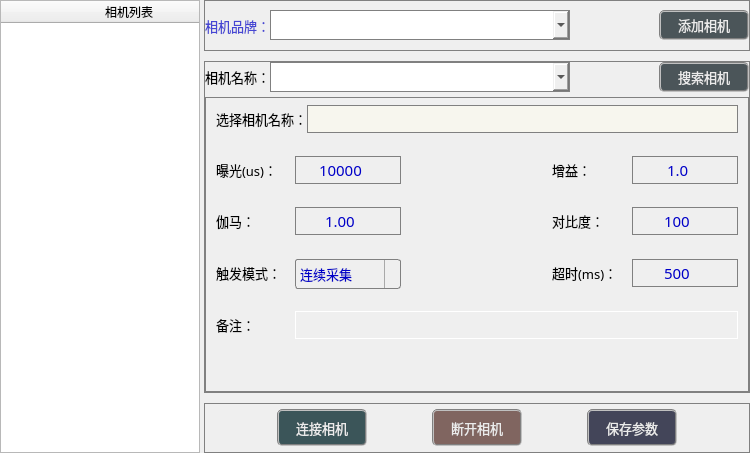
<?xml version="1.0" encoding="UTF-8"?>
<ui version="4.0">
 <class>FramCameraSetParamClass</class>
 <widget class="QDialog" name="FramCameraSetParamClass">
  <property name="geometry">
   <rect>
    <x>0</x>
    <y>0</y>
    <width>750</width>
    <height>453</height>
   </rect>
  </property>
  <property name="minimumSize">
   <size>
    <width>750</width>
    <height>430</height>
   </size>
  </property>
  <property name="maximumSize">
   <size>
    <width>16777215</width>
    <height>16777215</height>
   </size>
  </property>
  <property name="windowTitle">
   <string>FramCameraSetParam</string>
  </property>
  <layout class="QGridLayout" name="gridLayout_3">
   <property name="leftMargin">
    <number>0</number>
   </property>
   <property name="topMargin">
    <number>0</number>
   </property>
   <property name="rightMargin">
    <number>0</number>
   </property>
   <property name="bottomMargin">
    <number>0</number>
   </property>
   <property name="spacing">
    <number>0</number>
   </property>
   <item row="0" column="0" rowspan="2" colspan="2">
    <layout class="QHBoxLayout" name="horizontalLayout" stretch="0,0">
     <property name="spacing">
      <number>4</number>
     </property>
     <item>
      <layout class="QVBoxLayout" name="verticalLayout">
       <item>
        <widget class="QTableWidget" name="tableWidget">
         <property name="sizePolicy">
          <sizepolicy hsizetype="Fixed" vsizetype="Expanding">
           <horstretch>0</horstretch>
           <verstretch>0</verstretch>
          </sizepolicy>
         </property>
         <property name="maximumSize">
          <size>
           <width>200</width>
           <height>16777215</height>
          </size>
         </property>
         <property name="styleSheet">
          <string notr="true"/>
         </property>
         <property name="horizontalScrollBarPolicy">
          <enum>Qt::ScrollBarAsNeeded</enum>
         </property>
         <property name="gridStyle">
          <enum>Qt::DashLine</enum>
         </property>
         <property name="rowCount">
          <number>0</number>
         </property>
         <property name="columnCount">
          <number>1</number>
         </property>
         <attribute name="horizontalHeaderDefaultSectionSize">
          <number>256</number>
         </attribute>
         <column>
          <property name="text">
           <string>相机列表</string>
          </property>
          <property name="font">
           <font>
            <family>微软雅黑</family>
           </font>
          </property>
         </column>
        </widget>
       </item>
      </layout>
     </item>
     <item>
      <layout class="QGridLayout" name="gridLayout" rowstretch="0,0,0" rowminimumheight="0,0,0">
       <property name="spacing">
        <number>10</number>
       </property>
       <item row="1" column="0">
        <layout class="QHBoxLayout" name="horizontalLayout_3">
         <item>
          <widget class="QFrame" name="frame_2">
           <property name="sizePolicy">
            <sizepolicy hsizetype="Preferred" vsizetype="Preferred">
             <horstretch>0</horstretch>
             <verstretch>0</verstretch>
            </sizepolicy>
           </property>
           <property name="minimumSize">
            <size>
             <width>0</width>
             <height>0</height>
            </size>
           </property>
           <property name="styleSheet">
            <string notr="true">border: 1px solid gray;</string>
           </property>
           <property name="frameShape">
            <enum>QFrame::StyledPanel</enum>
           </property>
           <property name="frameShadow">
            <enum>QFrame::Raised</enum>
           </property>
           <layout class="QVBoxLayout" name="verticalLayout_3">
            <property name="spacing">
             <number>0</number>
            </property>
            <property name="leftMargin">
             <number>0</number>
            </property>
            <property name="topMargin">
             <number>0</number>
            </property>
            <property name="rightMargin">
             <number>0</number>
            </property>
            <property name="bottomMargin">
             <number>0</number>
            </property>
            <item>
             <layout class="QHBoxLayout" name="horizontalLayout_7">
              <property name="spacing">
               <number>0</number>
              </property>
              <property name="leftMargin">
               <number>0</number>
              </property>
              <property name="rightMargin">
               <number>0</number>
              </property>
              <item>
               <widget class="QLabel" name="label_2">
                <property name="sizePolicy">
                 <sizepolicy hsizetype="Fixed" vsizetype="Preferred">
                  <horstretch>0</horstretch>
                  <verstretch>0</verstretch>
                 </sizepolicy>
                </property>
                <property name="minimumSize">
                 <size>
                  <width>65</width>
                  <height>0</height>
                 </size>
                </property>
                <property name="maximumSize">
                 <size>
                  <width>65</width>
                  <height>16777215</height>
                 </size>
                </property>
                <property name="font">
                 <font>
                  <family>微软雅黑</family>
                  <pointsize>10</pointsize>
                 </font>
                </property>
                <property name="styleSheet">
                 <string notr="true">color: rgb(0, 0, 0);
border:none;</string>
                </property>
                <property name="text">
                 <string>相机名称：</string>
                </property>
               </widget>
              </item>
              <item>
               <widget class="QComboBox" name="comboCameraName">
                <property name="sizePolicy">
                 <sizepolicy hsizetype="Preferred" vsizetype="Preferred">
                  <horstretch>0</horstretch>
                  <verstretch>0</verstretch>
                 </sizepolicy>
                </property>
                <property name="minimumSize">
                 <size>
                  <width>300</width>
                  <height>30</height>
                 </size>
                </property>
                <property name="maximumSize">
                 <size>
                  <width>300</width>
                  <height>30</height>
                 </size>
                </property>
                <property name="font">
                 <font>
                  <family>微软雅黑</family>
                  <pointsize>10</pointsize>
                 </font>
                </property>
                <property name="styleSheet">
                 <string notr="true"/>
                </property>
               </widget>
              </item>
              <item>
               <spacer name="horizontalSpacer_8">
                <property name="orientation">
                 <enum>Qt::Horizontal</enum>
                </property>
                <property name="sizeType">
                 <enum>QSizePolicy::Expanding</enum>
                </property>
                <property name="sizeHint" stdset="0">
                 <size>
                  <width>15</width>
                  <height>20</height>
                 </size>
                </property>
               </spacer>
              </item>
              <item>
               <widget class="QPushButton" name="btnSearchCamera">
                <property name="sizePolicy">
                 <sizepolicy hsizetype="Fixed" vsizetype="Fixed">
                  <horstretch>0</horstretch>
                  <verstretch>0</verstretch>
                 </sizepolicy>
                </property>
                <property name="minimumSize">
                 <size>
                  <width>90</width>
                  <height>30</height>
                 </size>
                </property>
                <property name="maximumSize">
                 <size>
                  <width>90</width>
                  <height>30</height>
                 </size>
                </property>
                <property name="font">
                 <font>
                  <family>微软雅黑</family>
                  <pointsize>10</pointsize>
                 </font>
                </property>
                <property name="styleSheet">
                 <string notr="true">QWidget{ background-color: rgba(29, 42, 47, 200);}
QWidget{ color: rgb(235, 235, 235);}
QWidget{ border: 2px groove gray;border-radius: 5px;padding: 2px 4px;}
QPushButton:hover{ background-color: rgb(29, 62, 52);}
QPushButton:pressed{background-color: rgb(29, 82, 72);}</string>
                </property>
                <property name="text">
                 <string>搜索相机</string>
                </property>
               </widget>
              </item>
             </layout>
            </item>
            <item>
             <spacer name="verticalSpacer_3">
              <property name="orientation">
               <enum>Qt::Vertical</enum>
              </property>
              <property name="sizeType">
               <enum>QSizePolicy::Fixed</enum>
              </property>
              <property name="sizeHint" stdset="0">
               <size>
                <width>20</width>
                <height>5</height>
               </size>
              </property>
             </spacer>
            </item>
            <item>
             <widget class="QFrame" name="frame_4">
              <property name="sizePolicy">
               <sizepolicy hsizetype="Preferred" vsizetype="Fixed">
                <horstretch>0</horstretch>
                <verstretch>0</verstretch>
               </sizepolicy>
              </property>
              <property name="minimumSize">
               <size>
                <width>0</width>
                <height>295</height>
               </size>
              </property>
              <property name="styleSheet">
               <string notr="true"/>
              </property>
              <property name="frameShape">
               <enum>QFrame::StyledPanel</enum>
              </property>
              <property name="frameShadow">
               <enum>QFrame::Raised</enum>
              </property>
              <layout class="QGridLayout" name="gridLayout_2">
               <property name="leftMargin">
                <number>10</number>
               </property>
               <property name="topMargin">
                <number>7</number>
               </property>
               <property name="rightMargin">
                <number>10</number>
               </property>
               <property name="bottomMargin">
                <number>9</number>
               </property>
               <property name="horizontalSpacing">
                <number>7</number>
               </property>
               <property name="verticalSpacing">
                <number>23</number>
               </property>
               <item row="5" column="6">
                <widget class="QSpinBox" name="spinTimeOut">
                 <property name="sizePolicy">
                  <sizepolicy hsizetype="Fixed" vsizetype="Fixed">
                   <horstretch>0</horstretch>
                   <verstretch>0</verstretch>
                  </sizepolicy>
                 </property>
                 <property name="minimumSize">
                  <size>
                   <width>106</width>
                   <height>28</height>
                  </size>
                 </property>
                 <property name="maximumSize">
                  <size>
                   <width>106</width>
                   <height>28</height>
                  </size>
                 </property>
                 <property name="font">
                  <font>
                   <family>微软雅黑</family>
                   <pointsize>11</pointsize>
                  </font>
                 </property>
                 <property name="styleSheet">
                  <string notr="true">QWidget{color: rgb(0, 0, 200);background-color: rgb(239, 239, 239);}
QSpinBox::up-button{
    border:transparent;
}
QSpinBox::down-button{
    border:transparent;
}
QSpinBox::up-arrow{
    image:url(:/res/ico/up.png);
}
QSpinBox::down-arrow{
    image:url(:/res/ico/down.png);
}</string>
                 </property>
                 <property name="alignment">
                  <set>Qt::AlignCenter</set>
                 </property>
                 <property name="minimum">
                  <number>1</number>
                 </property>
                 <property name="maximum">
                  <number>10000</number>
                 </property>
                 <property name="value">
                  <number>500</number>
                 </property>
                 <property name="displayIntegerBase">
                  <number>10</number>
                 </property>
                </widget>
               </item>
               <item row="7" column="0">
                <spacer name="verticalSpacer_2">
                 <property name="orientation">
                  <enum>Qt::Vertical</enum>
                 </property>
                 <property name="sizeHint" stdset="0">
                  <size>
                   <width>20</width>
                   <height>40</height>
                  </size>
                 </property>
                </spacer>
               </item>
               <item row="3" column="4">
                <widget class="QLabel" name="label_4">
                 <property name="font">
                  <font>
                   <family>微软雅黑</family>
                   <pointsize>10</pointsize>
                  </font>
                 </property>
                 <property name="styleSheet">
                  <string notr="true">background-color: rgba(0, 0, 0, 0);
color: rgb(0, 0, 0);
border:none;</string>
                 </property>
                 <property name="text">
                  <string>增益：</string>
                 </property>
                </widget>
               </item>
               <item row="5" column="0">
                <widget class="QLabel" name="label_5">
                 <property name="font">
                  <font>
                   <family>微软雅黑</family>
                   <pointsize>10</pointsize>
                  </font>
                 </property>
                 <property name="styleSheet">
                  <string notr="true">background-color: rgba(0, 0, 0, 0);
color: rgb(0, 0, 0);
border:none;</string>
                 </property>
                 <property name="text">
                  <string>触发模式：</string>
                 </property>
                </widget>
               </item>
               <item row="3" column="2">
                <widget class="QSpinBox" name="spinExposure">
                 <property name="sizePolicy">
                  <sizepolicy hsizetype="Fixed" vsizetype="Fixed">
                   <horstretch>0</horstretch>
                   <verstretch>0</verstretch>
                  </sizepolicy>
                 </property>
                 <property name="minimumSize">
                  <size>
                   <width>106</width>
                   <height>28</height>
                  </size>
                 </property>
                 <property name="maximumSize">
                  <size>
                   <width>106</width>
                   <height>28</height>
                  </size>
                 </property>
                 <property name="font">
                  <font>
                   <family>微软雅黑</family>
                   <pointsize>11</pointsize>
                  </font>
                 </property>
                 <property name="styleSheet">
                  <string notr="true">QWidget{color: rgb(0, 0, 200);background-color: rgb(239, 239, 239);}
QSpinBox::up-button{
    border:transparent;
}
QSpinBox::down-button{
    border:transparent;
}
QSpinBox::up-arrow{
    image:url(:/res/ico/up.png);
}
QSpinBox::down-arrow{
    image:url(:/res/ico/down.png);
}</string>
                 </property>
                 <property name="alignment">
                  <set>Qt::AlignCenter</set>
                 </property>
                 <property name="minimum">
                  <number>1</number>
                 </property>
                 <property name="maximum">
                  <number>1728000</number>
                 </property>
                 <property name="value">
                  <number>10000</number>
                 </property>
                </widget>
               </item>
               <item row="1" column="0" colspan="7">
                <layout class="QHBoxLayout" name="horizontalLayout_8">
                 <property name="spacing">
                  <number>0</number>
                 </property>
                 <item>
                  <widget class="QLabel" name="label_6">
                   <property name="sizePolicy">
                    <sizepolicy hsizetype="Fixed" vsizetype="Fixed">
                     <horstretch>0</horstretch>
                     <verstretch>0</verstretch>
                    </sizepolicy>
                   </property>
                   <property name="minimumSize">
                    <size>
                     <width>0</width>
                     <height>28</height>
                    </size>
                   </property>
                   <property name="maximumSize">
                    <size>
                     <width>16777215</width>
                     <height>28</height>
                    </size>
                   </property>
                   <property name="font">
                    <font>
                     <family>微软雅黑</family>
                     <pointsize>10</pointsize>
                    </font>
                   </property>
                   <property name="styleSheet">
                    <string notr="true">color: rgb(0, 0, 0);
background-color: rgba(255, 254, 237,0);
border:none;</string>
                   </property>
                   <property name="text">
                    <string>选择相机名称：</string>
                   </property>
                  </widget>
                 </item>
                 <item>
                  <widget class="QLabel" name="labelCameraName">
                   <property name="font">
                    <font>
                     <family>微软雅黑</family>
                     <pointsize>10</pointsize>
                     <weight>75</weight>
                     <bold>true</bold>
                    </font>
                   </property>
                   <property name="styleSheet">
                    <string notr="true">background-color: rgba(255, 254, 237,130);
color: rgb(129, 0, 193);</string>
                   </property>
                   <property name="text">
                    <string/>
                   </property>
                   <property name="alignment">
                    <set>Qt::AlignCenter</set>
                   </property>
                  </widget>
                 </item>
                </layout>
               </item>
               <item row="6" column="0">
                <widget class="QLabel" name="label_11">
                 <property name="font">
                  <font>
                   <family>微软雅黑</family>
                   <pointsize>10</pointsize>
                  </font>
                 </property>
                 <property name="styleSheet">
                  <string notr="true">background-color: rgba(0, 0, 0, 0);
color: rgb(0, 0, 0);
border:none;</string>
                 </property>
                 <property name="text">
                  <string>备注：</string>
                 </property>
                </widget>
               </item>
               <item row="5" column="2">
                <widget class="QComboBox" name="comboTriggerMode">
                 <property name="sizePolicy">
                  <sizepolicy hsizetype="Fixed" vsizetype="Fixed">
                   <horstretch>0</horstretch>
                   <verstretch>0</verstretch>
                  </sizepolicy>
                 </property>
                 <property name="minimumSize">
                  <size>
                   <width>80</width>
                   <height>30</height>
                  </size>
                 </property>
                 <property name="maximumSize">
                  <size>
                   <width>106</width>
                   <height>28</height>
                  </size>
                 </property>
                 <property name="font">
                  <font>
                   <family>微软雅黑</family>
                   <pointsize>10</pointsize>
                  </font>
                 </property>
                 <property name="styleSheet">
                  <string notr="true">QComboBox {
    border: 1px solid gray;
    border-radius: 3px;  
    min-width: 6.5em;
    color: rgb(0, 0, 200);
	background-color: rgb(239, 239, 239);
}
QComboBox::drop-down {
    subcontrol-origin: padding;
    subcontrol-position: top right;
    width: 15px; 
    border-left-width: 1px;
    border-left-color: darkgray;
    border-left-style: solid;
    border-top-right-radius: 3px;
    border-bottom-right-radius: 3px;
}

QComboBox::down-arrow {
    image: url(:/res/ico/down.png);
} 
QComboBox::down-arrow:on {
    top: 1px;
    left: 1px;
}</string>
                 </property>
                 <item>
                  <property name="text">
                   <string>连续采集</string>
                  </property>
                 </item>
                 <item>
                  <property name="text">
                   <string>软件触发</string>
                  </property>
                 </item>
                 <item>
                  <property name="text">
                   <string>硬件触发</string>
                  </property>
                 </item>
                </widget>
               </item>
               <item row="5" column="4">
                <widget class="QLabel" name="label_10">
                 <property name="font">
                  <font>
                   <family>微软雅黑</family>
                   <pointsize>10</pointsize>
                  </font>
                 </property>
                 <property name="styleSheet">
                  <string notr="true">background-color: rgba(0, 0, 0, 0);
color: rgb(0, 0, 0);
border:none;</string>
                 </property>
                 <property name="text">
                  <string>超时(ms)：</string>
                 </property>
                </widget>
               </item>
               <item row="6" column="2" colspan="5">
                <widget class="QLineEdit" name="txtRemark">
                 <property name="minimumSize">
                  <size>
                   <width>0</width>
                   <height>28</height>
                  </size>
                 </property>
                 <property name="font">
                  <font>
                   <family>微软雅黑</family>
                   <pointsize>10</pointsize>
                  </font>
                 </property>
                 <property name="styleSheet">
                  <string notr="true">border: 1px solid white ;
background-color: rgb(239, 239, 239);
color: rgb(0, 0, 200);</string>
                 </property>
                </widget>
               </item>
               <item row="3" column="0">
                <widget class="QLabel" name="label_3">
                 <property name="font">
                  <font>
                   <family>微软雅黑</family>
                   <pointsize>10</pointsize>
                  </font>
                 </property>
                 <property name="styleSheet">
                  <string notr="true">background-color: rgba(0, 0, 0, 0);
color: rgb(0, 0, 0);
border:none;</string>
                 </property>
                 <property name="text">
                  <string>曝光(us)：</string>
                 </property>
                </widget>
               </item>
               <item row="3" column="6">
                <widget class="QDoubleSpinBox" name="spinGain">
                 <property name="sizePolicy">
                  <sizepolicy hsizetype="Fixed" vsizetype="Fixed">
                   <horstretch>0</horstretch>
                   <verstretch>0</verstretch>
                  </sizepolicy>
                 </property>
                 <property name="minimumSize">
                  <size>
                   <width>106</width>
                   <height>28</height>
                  </size>
                 </property>
                 <property name="maximumSize">
                  <size>
                   <width>106</width>
                   <height>28</height>
                  </size>
                 </property>
                 <property name="font">
                  <font>
                   <family>微软雅黑</family>
                   <pointsize>11</pointsize>
                  </font>
                 </property>
                 <property name="styleSheet">
                  <string notr="true">QWidget{color: rgb(0, 0, 200);background-color: rgb(239, 239, 239);}
QDoubleSpinBox::up-button{
    border:transparent;
}
QDoubleSpinBox::down-button{
    border:transparent;
}
QDoubleSpinBox::up-arrow{
    image:url(:/res/ico/up.png);
}
QDoubleSpinBox::down-arrow{
    image:url(:/res/ico/down.png);
}</string>
                 </property>
                 <property name="alignment">
                  <set>Qt::AlignCenter</set>
                 </property>
                 <property name="decimals">
                  <number>1</number>
                 </property>
                 <property name="minimum">
                  <double>1.000000000000000</double>
                 </property>
                 <property name="maximum">
                  <double>32.000000000000000</double>
                 </property>
                 <property name="singleStep">
                  <double>0.100000000000000</double>
                 </property>
                 <property name="value">
                  <double>1.000000000000000</double>
                 </property>
                </widget>
               </item>
               <item row="3" column="3">
                <spacer name="horizontalSpacer_10">
                 <property name="orientation">
                  <enum>Qt::Horizontal</enum>
                 </property>
                 <property name="sizeType">
                  <enum>QSizePolicy::Expanding</enum>
                 </property>
                 <property name="sizeHint" stdset="0">
                  <size>
                   <width>250</width>
                   <height>20</height>
                  </size>
                 </property>
                </spacer>
               </item>
               <item row="4" column="0">
                <widget class="QLabel" name="label_7">
                 <property name="font">
                  <font>
                   <family>微软雅黑</family>
                   <pointsize>10</pointsize>
                  </font>
                 </property>
                 <property name="styleSheet">
                  <string notr="true">background-color: rgba(0, 0, 0, 0);
color: rgb(0, 0, 0);
border:none;</string>
                 </property>
                 <property name="text">
                  <string>伽马：</string>
                 </property>
                </widget>
               </item>
               <item row="4" column="2">
                <widget class="QDoubleSpinBox" name="spinGamma">
                 <property name="sizePolicy">
                  <sizepolicy hsizetype="Fixed" vsizetype="Fixed">
                   <horstretch>0</horstretch>
                   <verstretch>0</verstretch>
                  </sizepolicy>
                 </property>
                 <property name="minimumSize">
                  <size>
                   <width>106</width>
                   <height>28</height>
                  </size>
                 </property>
                 <property name="maximumSize">
                  <size>
                   <width>106</width>
                   <height>28</height>
                  </size>
                 </property>
                 <property name="font">
                  <font>
                   <family>微软雅黑</family>
                   <pointsize>11</pointsize>
                  </font>
                 </property>
                 <property name="styleSheet">
                  <string notr="true">QWidget{color: rgb(0, 0, 200);background-color: rgb(239, 239, 239);}
QDoubleSpinBox::up-button{
    border:transparent;
}
QDoubleSpinBox::down-button{
    border:transparent;
}
QDoubleSpinBox::up-arrow{
    image:url(:/res/ico/up.png);
}
QDoubleSpinBox::down-arrow{
    image:url(:/res/ico/down.png);
}</string>
                 </property>
                 <property name="alignment">
                  <set>Qt::AlignCenter</set>
                 </property>
                 <property name="maximum">
                  <double>2.500000000000000</double>
                 </property>
                 <property name="singleStep">
                  <double>0.100000000000000</double>
                 </property>
                 <property name="value">
                  <double>1.000000000000000</double>
                 </property>
                </widget>
               </item>
               <item row="4" column="4">
                <widget class="QLabel" name="label_8">
                 <property name="font">
                  <font>
                   <family>微软雅黑</family>
                   <pointsize>10</pointsize>
                  </font>
                 </property>
                 <property name="styleSheet">
                  <string notr="true">background-color: rgba(0, 0, 0, 0);
color: rgb(0, 0, 0);
border:none;</string>
                 </property>
                 <property name="text">
                  <string>对比度：</string>
                 </property>
                </widget>
               </item>
               <item row="4" column="6">
                <widget class="QSpinBox" name="spinContrast">
                 <property name="sizePolicy">
                  <sizepolicy hsizetype="Fixed" vsizetype="Fixed">
                   <horstretch>0</horstretch>
                   <verstretch>0</verstretch>
                  </sizepolicy>
                 </property>
                 <property name="minimumSize">
                  <size>
                   <width>106</width>
                   <height>28</height>
                  </size>
                 </property>
                 <property name="maximumSize">
                  <size>
                   <width>106</width>
                   <height>28</height>
                  </size>
                 </property>
                 <property name="font">
                  <font>
                   <family>微软雅黑</family>
                   <pointsize>11</pointsize>
                  </font>
                 </property>
                 <property name="styleSheet">
                  <string notr="true">QWidget{color: rgb(0, 0, 200);background-color: rgb(239, 239, 239);}
QSpinBox::up-button{
    border:transparent;
}
QSpinBox::down-button{
    border:transparent;
}
QSpinBox::up-arrow{
    image:url(:/res/ico/up.png);
}
QSpinBox::down-arrow{
    image:url(:/res/ico/down.png);
}</string>
                 </property>
                 <property name="alignment">
                  <set>Qt::AlignCenter</set>
                 </property>
                 <property name="maximum">
                  <number>200</number>
                 </property>
                 <property name="value">
                  <number>100</number>
                 </property>
                </widget>
               </item>
              </layout>
             </widget>
            </item>
           </layout>
          </widget>
         </item>
        </layout>
       </item>
       <item row="2" column="0">
        <layout class="QHBoxLayout" name="horizontalLayout_2">
         <item>
          <widget class="QFrame" name="frame_3">
           <property name="styleSheet">
            <string notr="true">border: 1px solid gray;</string>
           </property>
           <property name="frameShape">
            <enum>QFrame::StyledPanel</enum>
           </property>
           <property name="frameShadow">
            <enum>QFrame::Raised</enum>
           </property>
           <layout class="QHBoxLayout" name="horizontalLayout_6">
            <property name="spacing">
             <number>0</number>
            </property>
            <property name="leftMargin">
             <number>3</number>
            </property>
            <property name="topMargin">
             <number>3</number>
            </property>
            <property name="rightMargin">
             <number>3</number>
            </property>
            <property name="bottomMargin">
             <number>3</number>
            </property>
            <item>
             <spacer name="horizontalSpacer_3">
              <property name="orientation">
               <enum>Qt::Horizontal</enum>
              </property>
              <property name="sizeHint" stdset="0">
               <size>
                <width>40</width>
                <height>20</height>
               </size>
              </property>
             </spacer>
            </item>
            <item>
             <widget class="QPushButton" name="btnConnect">
              <property name="minimumSize">
               <size>
                <width>90</width>
                <height>37</height>
               </size>
              </property>
              <property name="font">
               <font>
                <family>微软雅黑</family>
                <pointsize>10</pointsize>
               </font>
              </property>
              <property name="styleSheet">
               <string notr="true">QWidget{ background-color: rgba(9, 42, 47, 200);}
QWidget{ color: rgb(235, 235, 235);}
QWidget{ border: 2px groove gray;border-radius: 5px;padding: 2px 4px;}
QPushButton:hover{ background-color: rgb(9, 62, 52);}
QPushButton:pressed{background-color: rgb(9, 82, 72);}</string>
              </property>
              <property name="text">
               <string>连接相机</string>
              </property>
             </widget>
            </item>
            <item>
             <spacer name="horizontalSpacer_5">
              <property name="orientation">
               <enum>Qt::Horizontal</enum>
              </property>
              <property name="sizeType">
               <enum>QSizePolicy::Fixed</enum>
              </property>
              <property name="sizeHint" stdset="0">
               <size>
                <width>65</width>
                <height>20</height>
               </size>
              </property>
             </spacer>
            </item>
            <item>
             <widget class="QPushButton" name="btnDisconnect">
              <property name="minimumSize">
               <size>
                <width>90</width>
                <height>37</height>
               </size>
              </property>
              <property name="font">
               <font>
                <family>微软雅黑</family>
                <pointsize>10</pointsize>
               </font>
              </property>
              <property name="styleSheet">
               <string notr="true">QWidget{ background-color: rgba(97, 63, 56, 200);}
QWidget{ color: rgb(235, 235, 235);}
QWidget{ border: 2px groove gray;border-radius: 5px;padding: 2px 4px;}
QPushButton:hover{ background-color: rgb(97, 83, 76);}
QPushButton:pressed{background-color: rgb(117, 103, 96);}</string>
              </property>
              <property name="text">
               <string>断开相机</string>
              </property>
             </widget>
            </item>
            <item>
             <spacer name="horizontalSpacer_11">
              <property name="orientation">
               <enum>Qt::Horizontal</enum>
              </property>
              <property name="sizeType">
               <enum>QSizePolicy::Fixed</enum>
              </property>
              <property name="sizeHint" stdset="0">
               <size>
                <width>65</width>
                <height>20</height>
               </size>
              </property>
             </spacer>
            </item>
            <item>
             <widget class="QPushButton" name="btnSave">
              <property name="sizePolicy">
               <sizepolicy hsizetype="Fixed" vsizetype="Fixed">
                <horstretch>0</horstretch>
                <verstretch>0</verstretch>
               </sizepolicy>
              </property>
              <property name="minimumSize">
               <size>
                <width>90</width>
                <height>37</height>
               </size>
              </property>
              <property name="font">
               <font>
                <family>微软雅黑</family>
                <pointsize>10</pointsize>
               </font>
              </property>
              <property name="styleSheet">
               <string notr="true">QWidget{ background-color: rgba(19, 22, 47, 200);}
QWidget{ color: rgb(235, 235, 235);}
QWidget{ border: 2px groove gray;border-radius: 5px;padding: 2px 4px;}
QPushButton:hover{ background-color: rgb(19, 22, 67);}
QPushButton:pressed{background-color: rgb(19, 22, 87);}</string>
              </property>
              <property name="text">
               <string>保存参数</string>
              </property>
             </widget>
            </item>
            <item>
             <spacer name="horizontalSpacer_4">
              <property name="orientation">
               <enum>Qt::Horizontal</enum>
              </property>
              <property name="sizeHint" stdset="0">
               <size>
                <width>40</width>
                <height>20</height>
               </size>
              </property>
             </spacer>
            </item>
           </layout>
          </widget>
         </item>
        </layout>
       </item>
       <item row="0" column="0">
        <layout class="QHBoxLayout" name="horizontalLayout_4">
         <property name="spacing">
          <number>0</number>
         </property>
         <item>
          <widget class="QFrame" name="frame">
           <property name="sizePolicy">
            <sizepolicy hsizetype="Preferred" vsizetype="Preferred">
             <horstretch>0</horstretch>
             <verstretch>0</verstretch>
            </sizepolicy>
           </property>
           <property name="maximumSize">
            <size>
             <width>16777215</width>
             <height>16777215</height>
            </size>
           </property>
           <property name="styleSheet">
            <string notr="true">border: 1px solid gray;</string>
           </property>
           <property name="frameShape">
            <enum>QFrame::StyledPanel</enum>
           </property>
           <property name="frameShadow">
            <enum>QFrame::Raised</enum>
           </property>
           <layout class="QHBoxLayout" name="horizontalLayout_5">
            <property name="spacing">
             <number>0</number>
            </property>
            <property name="leftMargin">
             <number>0</number>
            </property>
            <property name="topMargin">
             <number>0</number>
            </property>
            <property name="rightMargin">
             <number>0</number>
            </property>
            <property name="bottomMargin">
             <number>0</number>
            </property>
            <item>
             <widget class="QLabel" name="label">
              <property name="minimumSize">
               <size>
                <width>65</width>
                <height>0</height>
               </size>
              </property>
              <property name="maximumSize">
               <size>
                <width>65</width>
                <height>16777215</height>
               </size>
              </property>
              <property name="font">
               <font>
                <family>微软雅黑</family>
                <pointsize>10</pointsize>
               </font>
              </property>
              <property name="styleSheet">
               <string notr="true">color: rgba(0, 0, 200,180);
border:none;</string>
              </property>
              <property name="text">
               <string>相机品牌：</string>
              </property>
             </widget>
            </item>
            <item>
             <widget class="QComboBox" name="comboCamera">
              <property name="sizePolicy">
               <sizepolicy hsizetype="Fixed" vsizetype="Fixed">
                <horstretch>0</horstretch>
                <verstretch>0</verstretch>
               </sizepolicy>
              </property>
              <property name="minimumSize">
               <size>
                <width>300</width>
                <height>30</height>
               </size>
              </property>
              <property name="maximumSize">
               <size>
                <width>300</width>
                <height>30</height>
               </size>
              </property>
              <property name="font">
               <font>
                <family>微软雅黑</family>
                <pointsize>10</pointsize>
               </font>
              </property>
              <property name="styleSheet">
               <string notr="true"/>
              </property>
             </widget>
            </item>
            <item>
             <spacer name="horizontalSpacer_7">
              <property name="orientation">
               <enum>Qt::Horizontal</enum>
              </property>
              <property name="sizeType">
               <enum>QSizePolicy::Expanding</enum>
              </property>
              <property name="sizeHint" stdset="0">
               <size>
                <width>45</width>
                <height>20</height>
               </size>
              </property>
             </spacer>
            </item>
            <item>
             <widget class="QPushButton" name="btnAddCamera">
              <property name="minimumSize">
               <size>
                <width>90</width>
                <height>30</height>
               </size>
              </property>
              <property name="maximumSize">
               <size>
                <width>90</width>
                <height>30</height>
               </size>
              </property>
              <property name="font">
               <font>
                <family>微软雅黑</family>
                <pointsize>10</pointsize>
               </font>
              </property>
              <property name="styleSheet">
               <string notr="true">QWidget{ background-color: rgba(29, 42, 47, 200);}
QWidget{ color: rgb(235, 235, 235);}
QWidget{ border: 2px groove gray;border-radius: 5px;padding: 2px 4px;}
QPushButton:hover{ background-color: rgb(29, 62, 52);}
QPushButton:pressed{background-color: rgb(29, 82, 72);}</string>
              </property>
              <property name="text">
               <string>添加相机</string>
              </property>
             </widget>
            </item>
           </layout>
          </widget>
         </item>
        </layout>
       </item>
      </layout>
     </item>
    </layout>
   </item>
   <item row="1" column="1">
    <spacer name="verticalSpacer">
     <property name="orientation">
      <enum>Qt::Vertical</enum>
     </property>
     <property name="sizeType">
      <enum>QSizePolicy::Fixed</enum>
     </property>
     <property name="sizeHint" stdset="0">
      <size>
       <width>20</width>
       <height>50</height>
      </size>
     </property>
    </spacer>
   </item>
  </layout>
 </widget>
 <layoutdefault spacing="6" margin="11"/>
 <resources/>
 <connections/>
</ui>
